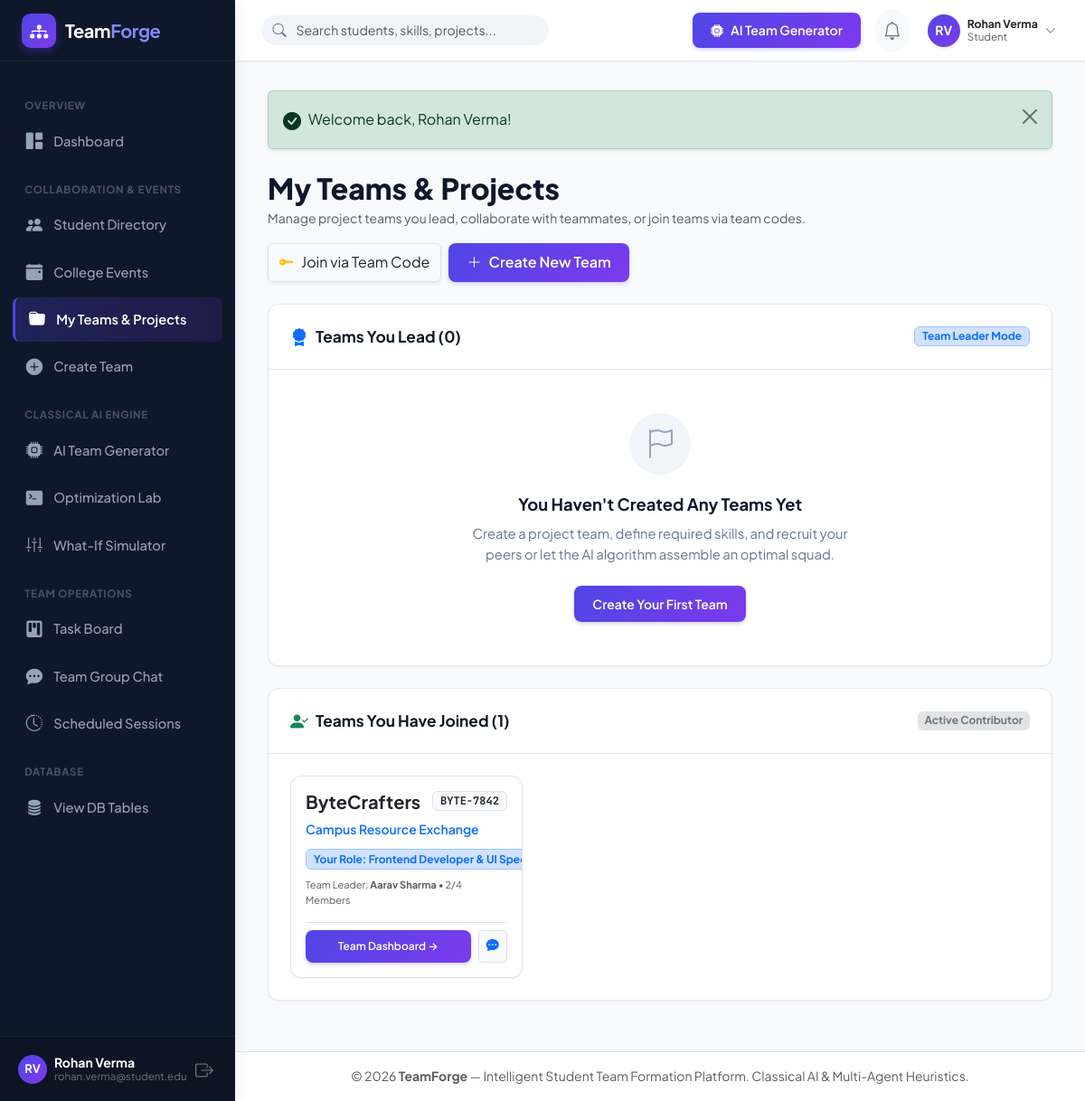
Screenshot of /teams/my_teams.php (signed in) with the database file from the repository.
### tables this page shows
CREATE TABLE `users` (
  `id` INT UNSIGNED AUTO_INCREMENT PRIMARY KEY,
  `full_name` VARCHAR(120) NOT NULL,
  `email` VARCHAR(150) NOT NULL UNIQUE,
  `password_hash` VARCHAR(255) NOT NULL,
  `role` ENUM('student', 'team_leader', 'faculty_admin') NOT NULL DEFAULT 'student',
  `avatar_url` VARCHAR(255) DEFAULT NULL,
  `student_id_number` VARCHAR(50) DEFAULT NULL,
  `department` VARCHAR(100) DEFAULT 'Computer Science & Engineering',
  `degree` VARCHAR(50) DEFAULT 'B.Tech / B.E.',
  `academic_year` ENUM('1st Year', '2nd Year', '3rd Year', '4th Year', 'Postgraduate') DEFAULT '3rd Year',
  `availability_status` ENUM('available', 'busy', 'in_team') DEFAULT 'available',
  `preferred_team_size` TINYINT UNSIGNED DEFAULT 4,
  `bio` TEXT DEFAULT NULL,
  `portfolio_url` VARCHAR(255) DEFAULT NULL,
  `github_url` VARCHAR(255) DEFAULT NULL,
  `is_verified` TINYINT(1) DEFAULT 0,
  `created_at` TIMESTAMP DEFAULT CURRENT_TIMESTAMP,
  `updated_at` TIMESTAMP DEFAULT CURRENT_TIMESTAMP ON UPDATE CURRENT_TIMESTAMP,
  INDEX `idx_users_role` (`role`),
  INDEX `idx_users_dept_year` (`department`, `academic_year`),
  INDEX `idx_users_availability` (`availability_status`)
);

CREATE TABLE `teams` (
  `id` INT UNSIGNED AUTO_INCREMENT PRIMARY KEY,
  `name` VARCHAR(150) NOT NULL,
  `project_title` VARCHAR(200) NOT NULL,
  `project_description` TEXT NOT NULL,
  `project_category` VARCHAR(100) DEFAULT 'Web & AI Development',
  `event_id` INT UNSIGNED DEFAULT NULL,
  `leader_id` INT UNSIGNED NOT NULL,
  `team_code` VARCHAR(16) NOT NULL UNIQUE,
  `required_team_size` TINYINT UNSIGNED NOT NULL DEFAULT 4,
  `preferred_experience` ENUM('beginner', 'intermediate', 'advanced', 'mixed') DEFAULT 'mixed',
  `project_deadline` DATE DEFAULT NULL,
  `visibility` ENUM('public', 'private') DEFAULT 'public',
  `formation_method` ENUM('manual', 'ai_generated', 'hybrid') DEFAULT 'manual',
  `status` ENUM('recruiting', 'locked', 'completed', 'archived') DEFAULT 'recruiting',
  `created_at` TIMESTAMP DEFAULT CURRENT_TIMESTAMP,
  `updated_at` TIMESTAMP DEFAULT CURRENT_TIMESTAMP ON UPDATE CURRENT_TIMESTAMP,
  FOREIGN KEY (`event_id`) REFERENCES `events`(`id`) ON DELETE SET NULL,
  FOREIGN KEY (`leader_id`) REFERENCES `users`(`id`) ON DELETE RESTRICT,
  INDEX `idx_teams_code` (`team_code`),
  INDEX `idx_teams_status` (`status`)
);

### includes/auth.php (called while the page is built, shortened)
<?php
require_once __DIR__ . '/helpers.php';
function currentUser(): ?array {
    static $cachedUser = null;
    if ($cachedUser !== null) {
        return $cachedUser;
    }
    $db = getDB();
    $stmt = $db->prepare("SELECT * FROM users WHERE id = ? LIMIT 1");
    $stmt->execute([$_SESSION['user_id']]);
    $user = $stmt->fetch();
    $cachedUser = $user;
    return $cachedUser;
}

### teams/my_teams.php (the view, shortened to what this page needs)
<?php
require_once __DIR__ . '/../includes/helpers.php';
require_once __DIR__ . '/../includes/auth.php';
$currentUser = currentUser();
$db = getDB();
$ledStmt = $db->prepare("
    SELECT t.*, e.title as event_title,
           (SELECT COUNT(*) FROM team_members WHERE team_id = t.id AND status = 'active') as member_count,
           (SELECT COUNT(*) FROM join_requests WHERE team_id = t.id AND status = 'pending') as pending_requests
    FROM teams t
    LEFT JOIN events e ON t.event_id = e.id
    WHERE t.leader_id = ? AND t.status != 'archived'
    ORDER BY t.created_at DESC
");
$ledStmt->execute([$currentUser['id']]);
$ledTeams = $ledStmt->fetchAll();
$memberStmt = $db->prepare("
    SELECT t.*, tm.assigned_role, u.full_name as leader_name, e.title as event_title,
           (SELECT COUNT(*) FROM team_members WHERE team_id = t.id AND status = 'active') as member_count
    FROM teams t
    JOIN team_members tm ON t.id = tm.team_id
    JOIN users u ON t.leader_id = u.id
    LEFT JOIN events e ON t.event_id = e.id
    WHERE tm.user_id = ? AND tm.status = 'active' AND t.leader_id != ? AND t.status != 'archived'
    ORDER BY tm.joined_at DESC
");
$memberStmt->execute([$currentUser['id'], $currentUser['id']]);
$memberTeams = $memberStmt->fetchAll();
include __DIR__ . '/../includes/header.php';
?>
<div class="container-fluid px-0">
    <div class="d-flex flex-wrap align-items-center justify-content-between gap-3 mb-4">
        <div>
            <h2 class="fw-extrabold text-navy mb-1" style="font-weight: 800;">My Teams & Projects</h2>
            <p class="text-muted small mb-0">Manage project teams you lead, collaborate with teammates, or join teams via team codes.</p>
        </div>
        <div class="d-flex gap-2">
            <button class="btn btn-white border shadow-sm text-dark d-inline-flex align-items-center gap-2" data-bs-toggle="modal" data-bs-target="#joinByCodeModal">
                <i class="bi bi-key-fill text-warning"></i>
                <span>Join via Team Code</span>
            </button>
            <a href="<?= BASE_URL ?>/teams/create.php" class="btn btn-tf-primary d-inline-flex align-items-center gap-2">
                <i class="bi bi-plus-lg"></i>
                <span>Create New Team</span>
            </a>
        </div>
    </div>
    <div class="card-tf mb-4">
        <div class="card-tf-header">
            <div class="d-flex align-items-center gap-2">
                <i class="bi bi-award-fill text-primary fs-5"></i>
                <h5 class="card-tf-title">Teams You Lead (<?= count($ledTeams) ?>)</h5>
            </div>
            <span class="badge bg-primary-subtle text-primary border border-primary-subtle">Team Leader Mode</span>
        </div>
        <div class="card-tf-body">
            <?php if (empty($ledTeams)): ?>
                <div class="empty-state py-4">
                    <div class="empty-state-icon"><i class="bi bi-flag"></i></div>
                    <div class="empty-state-title">You Haven't Created Any Teams Yet</div>
                    <div class="empty-state-text">Create a project team, define required skills, and recruit your peers or let the AI algorithm assemble an optimal squad.</div>
                    <a href="<?= BASE_URL ?>/teams/create.php" class="btn btn-tf-primary btn-sm">Create Your First Team</a>
                </div>
            <?php endif; ?>
        </div>
    </div>
    <div class="card-tf mb-4">
        <div class="card-tf-header">
            <div class="d-flex align-items-center gap-2">
                <i class="bi bi-person-check-fill text-success fs-5"></i>
                <h5 class="card-tf-title">Teams You Have Joined (<?= count($memberTeams) ?>)</h5>
            </div>
            <span class="badge bg-secondary-subtle text-secondary">Active Contributor</span>
        </div>
        <div class="card-tf-body">
            <?php if (empty($memberTeams)): ?>
                <div class="text-center py-4 text-muted small">
                    You are not currently a member of other student teams. Join via team code or explore the student directory.
                </div>
            <?php else: ?>
                <div class="row g-4">
                    <?php foreach ($memberTeams as $mTeam): ?>
                        <div class="col-md-6 col-xl-4">
                            <div class="card-tf h-100 p-3 border d-flex flex-column justify-content-between card-tf-interactive bg-white">
                                <div>
                                    <div class="d-flex align-items-start justify-content-between mb-2">
                                        <h5 class="fw-bold text-dark mb-0"><?= e($mTeam['name']) ?></h5>
                                        <span class="badge bg-light text-dark border font-mono small"><?= e($mTeam['team_code']) ?></span>
                                    </div>
                                    <div class="text-primary small fw-semibold mb-2"><?= e($mTeam['project_title']) ?></div>
                                    <div class="badge bg-primary-subtle text-primary border border-primary-subtle small mb-2">
                                        Your Role: <?= e($mTeam['assigned_role']) ?>
                                    </div>
                                    <div class="text-muted small mb-3" style="font-size:11px;">
                                        Team Leader: <strong><?= e($mTeam['leader_name']) ?></strong> &bull; <?= $mTeam['member_count'] ?>/<?= $mTeam['required_team_size'] ?> Members
                                    </div>
                                </div>
                                <div class="pt-2 border-top d-flex gap-2">
                                    <a href="<?= BASE_URL ?>/teams/view.php?id=<?= $mTeam['id'] ?>" class="btn btn-sm btn-tf-primary flex-grow-1" style="font-size:12px;">
                                        Team Dashboard &rarr;
                                    </a>
                                    <a href="<?= BASE_URL ?>/chat/index.php?team_id=<?= $mTeam['id'] ?>" class="btn btn-sm btn-light border text-primary" title="Group Chat">
                                        <i class="bi bi-chat-dots-fill"></i>
                                    </a>
                                </div>
                            </div>
                        </div>
                    <?php endforeach; ?>
                </div>
            <?php endif; ?>
        </div>
    </div>
</div>
<?php include __DIR__ . '/../includes/footer.php'; ?>

### includes/sidebar.php (shortened to what this page needs)
<?php
$currentUser = currentUser();
$currentScript = basename($_SERVER['PHP_SELF']);
$currentDir = basename(dirname($_SERVER['PHP_SELF']));
function isActiveLink(string $targetScript, ?string $targetDir = null): string {
    global $currentScript, $currentDir;
    if ($targetDir !== null && $currentDir === $targetDir && $currentScript === $targetScript) {
        return 'active';
    }
    return '';
}
?>
<aside class="app-sidebar">
    <div class="sidebar-header">
        <a href="<?= BASE_URL ?>/dashboard.php" class="sidebar-brand">
            <div class="brand-icon">
                <i class="bi bi-diagram-3-fill"></i>
            </div>
            <div>
                <span>Team<span style="color:#818cf8;">Forge</span></span>
            </div>
        </a>
    </div>
    <div class="sidebar-menu">
        <div class="menu-category">Overview</div>
        <a href="<?= BASE_URL ?>/dashboard.php" class="nav-link-custom <?= isActiveLink('dashboard.php') ?>">
            <i class="bi bi-grid-1x2-fill"></i>
            <span>Dashboard</span>
        </a>
        <div class="menu-category">Collaboration & Events</div>
        <a href="<?= BASE_URL ?>/students/index.php" class="nav-link-custom <?= isActiveLink('index.php', 'students') ?>">
            <i class="bi bi-people-fill"></i>
            <span>Student Directory</span>
        </a>
        <a href="<?= BASE_URL ?>/events/index.php" class="nav-link-custom <?= isActiveLink('index.php', 'events') ?>">
            <i class="bi bi-calendar-event-fill"></i>
            <span>College Events</span>
        </a>
        <a href="<?= BASE_URL ?>/teams/my_teams.php" class="nav-link-custom <?= isActiveLink('my_teams.php', 'teams') ?>">
            <i class="bi bi-folder-fill"></i>
            <span>My Teams & Projects</span>
        </a>
        <a href="<?= BASE_URL ?>/teams/create.php" class="nav-link-custom <?= isActiveLink('create.php', 'teams') ?>">
            <i class="bi bi-plus-circle-fill"></i>
            <span>Create Team</span>
        </a>
        <div class="menu-category">Classical AI Engine</div>
        <a href="<?= BASE_URL ?>/ai/generator.php" class="nav-link-custom <?= isActiveLink('generator.php', 'ai') ?>">
            <i class="bi bi-cpu-fill"></i>
            <span>AI Team Generator</span>
        </a>
        <a href="<?= BASE_URL ?>/ai/optimization_lab.php" class="nav-link-custom <?= isActiveLink('optimization_lab.php', 'ai') ?>">
            <i class="bi bi-terminal-fill"></i>
            <span>Optimization Lab</span>
        </a>
        <a href="<?= BASE_URL ?>/ai/simulator.php" class="nav-link-custom <?= isActiveLink('simulator.php', 'ai') ?>">
            <i class="bi bi-sliders2-vertical"></i>
            <span>What-If Simulator</span>
        </a>
        <div class="menu-category">Team Operations</div>
        <a href="<?= BASE_URL ?>/tasks/index.php" class="nav-link-custom <?= isActiveLink('index.php', 'tasks') ?>">
            <i class="bi bi-kanban-fill"></i>
            <span>Task Board</span>
        </a>
        <a href="<?= BASE_URL ?>/chat/index.php" class="nav-link-custom <?= isActiveLink('index.php', 'chat') ?>">
            <i class="bi bi-chat-dots-fill"></i>
            <span>Team Group Chat</span>
        </a>
        <a href="<?= BASE_URL ?>/sessions/index.php" class="nav-link-custom <?= isActiveLink('index.php', 'sessions') ?>">
            <i class="bi bi-clock-history"></i>
            <span>Scheduled Sessions</span>
        </a>
        <div class="menu-category">Database</div>
        <a href="<?= BASE_URL ?>/database/view_tables.php" target="_blank" class="nav-link-custom <?= isActiveLink('view_tables.php', 'database') ?>">
            <i class="bi bi-database-fill"></i>
            <span>View DB Tables</span>
        </a>
    </div>
    <div class="sidebar-footer">
        <div class="d-flex align-items-center justify-content-between">
            <div class="d-flex align-items-center gap-2 overflow-hidden">
                <?= getAvatar($currentUser, 32) ?>
                <div class="text-truncate" style="line-height:1.2;">
                    <div class="text-white small fw-bold text-truncate"><?= e($currentUser['full_name']) ?></div>
                    <div class="text-secondary text-truncate" style="font-size:0.72rem;"><?= e($currentUser['email']) ?></div>
                </div>
            </div>
            <a href="<?= BASE_URL ?>/logout.php" class="text-secondary hover-white p-1" title="Sign Out">
                <i class="bi bi-box-arrow-right fs-5"></i>
            </a>
        </div>
    </div>
</aside>

### includes/navbar.php (shortened to what this page needs)
<?php
$currentUser = currentUser();
?>
<header class="app-topbar">
    <div class="d-flex align-items-center gap-3">
        <div class="topbar-search d-none d-md-block">
            <i class="bi bi-search search-icon"></i>
            <form action="<?= BASE_URL ?>/students/index.php" method="GET">
                <input type="text" name="q" class="form-control" placeholder="Search students, skills, projects...">
            </form>
        </div>
    </div>
    <div class="d-flex align-items-center gap-3">
        <a href="<?= BASE_URL ?>/ai/generator.php" class="btn btn-sm btn-tf-primary d-none d-sm-inline-flex align-items-center gap-2">
            <i class="bi bi-cpu-fill"></i>
            <span>AI Team Generator</span>
        </a>
        <div class="dropdown">
            <button class="btn btn-sm btn-light position-relative p-2 rounded-circle" type="button" data-bs-toggle="dropdown" aria-expanded="false" title="Notifications">
                <i class="bi bi-bell fs-5 text-secondary"></i>
            </button>
        </div>
        <div class="dropdown">
            <button class="btn btn-sm p-1 d-flex align-items-center gap-2 border-0 bg-transparent" type="button" data-bs-toggle="dropdown" aria-expanded="false">
                <?= getAvatar($currentUser, 36) ?>
                <div class="text-start d-none d-md-block" style="line-height: 1.2;">
                    <div class="fw-bold small text-dark"><?= e($currentUser['full_name']) ?></div>
                    <div class="text-muted" style="font-size: 0.72rem;"><?= ucfirst(str_replace('_', ' ', $currentUser['role'])) ?></div>
                </div>
                <i class="bi bi-chevron-down text-muted small d-none d-md-inline"></i>
            </button>
        </div>
    </div>
</header>

### rows the page displays
users: full_name "Rohan Verma", email "rohan.verma@student.edu", role "Student"
teams: name "ByteCrafters", team_code "BYTE-7842", project_title "Campus Resource Exchange", assigned_role "Frontend Developer & UI…", leader.full_name "Aarav Sharma", member_count "2", required_team_size "4"

### other values shown
$initials "RV RV"
$f['message'] "Welcome back, Rohan Verma!"
count($ledTeams) "0"
count($memberTeams) "1"
APP_NAME "TeamForge"
